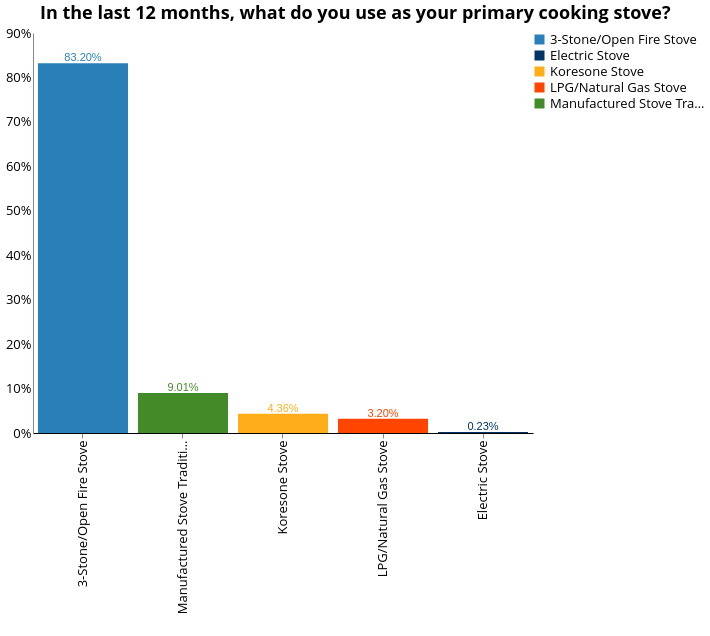

Here is the Vega-Lite specification saved for this chart:
### Vega-Lite specification from a JSON file in a GitHub repository (floating-point values rounded to 4 significant figures; data arrays with more than 128 entries replaced by an {"elided": "..."} marker saying what was removed)
{"width": 800, "height": 400, "config": {"title": {"fontSize": 18, "font": "Open Sans", "anchor": "center", "fontColor": "#000000"}, "axisX": {"domain": true, "domainColor": "#000000", "grid": false, "labelFont": "Open Sans", "labelFontSize": 13, "titleFont": "Open Sans", "titleFontSize": 13, "titleFontWeight": "normal", "title": "X Axis Title (units)"}, "axisY": {"domain": true, "grid": false, "gridColor": "#DEDDDD", "gridWidth": 1, "labelFont": "Open Sans", "labelFontSize": 13, "labelAngle": 0, "ticks": false, "titleFont": "Open Sans", "titleFontSize": 13, "titleFontWeight": "normal", "titlePadding": 10, "title": "Y Axis Title (units)"}, "range": {"category": ["#2980B9", "#003366", "#FFAE19", "#FF4500", "#438B28", "#45B39D", "#99ADC1", "#212F3C"]}, "legend": {"labelFont": "Open Sans", "labelFontSize": 13, "symbolType": "square", "symbolSize": 100, "titleFont": "Open Sans", "titleFontSize": 13, "titleFontWeight": "normal", "title": "Legend", "orient": "right", "offset": 0}, "tooltip": {"font": "Open Sans"}, "view": {"stroke": "transparent", "text": {"font": "Open Sans", "color": ["#2980B9", "#003366", "#FFAE19", "#FF4500", "#438B28", "#45B39D", "#99ADC1", "#212F3C"], "fontSize": 13, "align": "right", "fontWeight": 400, "size": 13}, "bar": {"size": 40, "binSpacing": 1, "continuousBandSize": 30, "discreteBandSize": 30, "fill": ["#2980B9", "#003366", "#FFAE19", "#FF4500", "#438B28", "#45B39D", "#99ADC1", "#212F3C"], "stroke": false}}}, "layer": [{"mark": "bar", "encoding": {"color": {"type": "nominal", "field": "primary_stove"}, "tooltip": {"type": "nominal", "field": "primary_stove"}, "x": {"type": "nominal", "axis": {"title": " "}, "field": "primary_stove", "sort": {"field": "primary_stove", "op": "count", "order": "descending"}}, "y": {"type": "quantitative", "aggregate": "sum", "axis": {"format": "%", "title": ""}, "field": "pct"}}, "height": 400, "selection": {"selector013": {"type": "single", "fields": ["locality"], "bind": {"input": "select", "options": [null, 0, 1], "labels": ["National", "Urban", "Rural"], "name": "Locality Breakdown  "}}, "selector014": {"type": "single", "fields": ["elc_aggr_tier"], "bind": {"input": "select", "options": [null, "Tier 0", "Tier 1", "Tier 2", "Tier 3", "Tier 4", "Tier 5"], "labels": ["All Tiers", "Tier 0", "Tier 1", "Tier 2", "Tier 3", "Tier 4", "Tier 5"], "name": "Tiers  "}}}, "transform": [{"joinaggregate": [{"op": "count", "field": "*", "as": "total"}]}, {"calculate": "1 / datum.total", "as": "pct"}], "width": 500}, {"mark": {"type": "text", "align": "center", "baseline": "bottom"}, "encoding": {"color": {"type": "nominal", "field": "primary_stove"}, "text": {"type": "quantitative", "aggregate": "sum", "field": "pct", "format": ".2%"}, "tooltip": {"type": "nominal", "field": "primary_stove"}, "x": {"type": "nominal", "axis": {"title": " "}, "field": "primary_stove", "sort": {"field": "primary_stove", "op": "count", "order": "descending"}}, "y": {"type": "quantitative", "aggregate": "sum", "axis": {"format": "%", "title": ""}, "field": "pct"}}, "height": 400, "transform": [{"joinaggregate": [{"op": "count", "field": "*", "as": "total"}]}, {"calculate": "1 / datum.total", "as": "pct"}], "width": 500}], "data": {"name": "data-7d827857644f28cf2917d02c232c937a"}, "title": {"text": ["In the last 12 months, what do you use as your primary cooking stove?"], "color": "black", "subtitleColor": "black"}, "transform": [{"filter": {"selection": "selector013"}}, {"filter": {"selection": "selector014"}}], "$schema": "https://vega.github.io/schema/vega-lite/v4.8.1.json", "datasets": {"data-7d827857644f28cf2917d02c232c937a": {"elided": "3464 records"}}}
